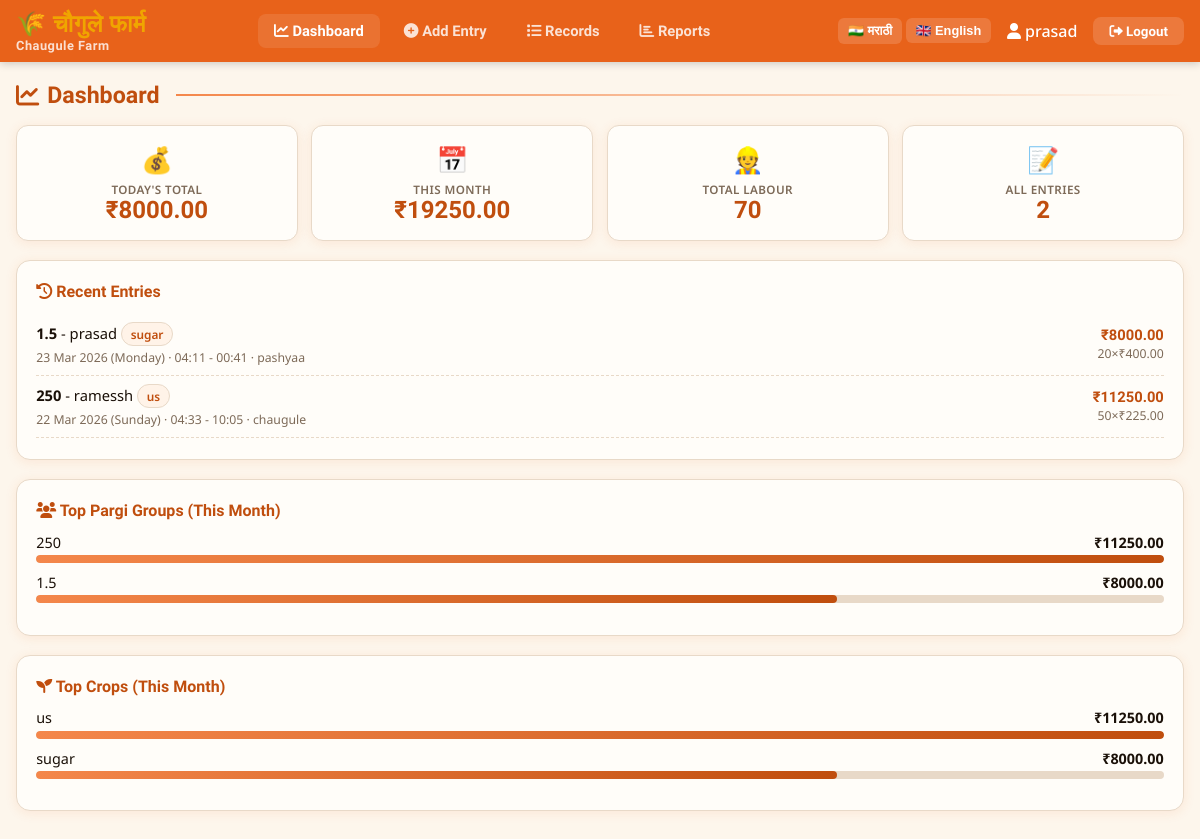
The app's page / (signed in) with its own data.
### labour/models.py (models this page shows, shortened)
class LabourEntry(models.Model):
    user = models.ForeignKey(User, on_delete=models.CASCADE, related_name='labour_entries', null=True, blank=True)
    date = models.DateField(default=timezone.now, verbose_name=_("Date"))
    day = models.CharField(max_length=20, blank=True, editable=False, verbose_name=_("Day"))
    day_marathi = models.CharField(max_length=20, blank=True, editable=False, verbose_name=_("Day in Marathi"))
    in_time = models.TimeField(default=timezone.now, verbose_name=_("In Time"))
    out_time = models.TimeField(null=True, blank=True, verbose_name=_("Out Time"))
    pargi_name = models.CharField(max_length=100, verbose_name=_("Pargi Name"), help_text=_("Name of the labour group/section"))
    labour_name = models.CharField(max_length=100, verbose_name=_("Labour Name"))
    quantity = models.IntegerField(validators=[MinValueValidator(1)], verbose_name=_("Quantity"))
    rupees_per_head = models.DecimalField(max_digits=10, decimal_places=2, validators=[MinValueValidator(0)], verbose_name=_("Rate per Head"))
    total_amount = models.DecimalField(max_digits=10, decimal_places=2, editable=False, verbose_name=_("Total Amount"))
    land_crop_name = models.CharField(max_length=100, blank=True, null=True, verbose_name=_("Land/Crop Name"))
    owner_name = models.CharField(max_length=100, blank=True, null=True, verbose_name=_("Owner Name"))
    notes = models.TextField(blank=True, null=True, verbose_name=_("Notes"))
    created_at = models.DateTimeField(auto_now_add=True)
    updated_at = models.DateTimeField(auto_now=True)
    class Meta:
        ordering = ['-date', '-in_time']
        verbose_name = _("Labour Entry")
        verbose_name_plural = _("Labour Entries")

### labour/views.py (the view)
# urls.py: path('', views.dashboard, name='dashboard'),
@login_required
def dashboard(request):
    user_entries = LabourEntry.objects.filter(user=request.user)
    today = timezone.now().date()
    today_entries = user_entries.filter(date=today)
    today_total = today_entries.aggregate(Sum('total_amount'))['total_amount__sum'] or 0
    first_day_of_month = today.replace(day=1)
    month_entries = user_entries.filter(date__gte=first_day_of_month)
    month_total = month_entries.aggregate(Sum('total_amount'))['total_amount__sum'] or 0
    total_labour = user_entries.aggregate(Sum('quantity'))['quantity__sum'] or 0
    recent_entries = user_entries[:10]
    weekday_colors = {
        0: '#E3F2FD',  # Monday - Light Blue
        1: '#F3E5F5',  # Tuesday - Light Purple
        2: '#E8F5E9',  # Wednesday - Light Green
        3: '#FFF3E0',  # Thursday - Light Orange
        4: '#FFEBEE',  # Friday - Light Red
        5: '#E0F7FA',  # Saturday - Light Cyan
        6: '#FFF9C4'   # Sunday - Light Yellow
    }
    for entry in recent_entries:
        entry.day_color = weekday_colors.get(entry.date.weekday(), '#FFFFFF')
    pargi_summary = {}
    for entry in month_entries:
        pargi = entry.pargi_name or 'इतर'
        pargi_summary[pargi] = pargi_summary.get(pargi, 0) + entry.total_amount
    crop_summary = {}
    for entry in month_entries:
        crop = entry.land_crop_name or 'इतर'
        crop_summary[crop] = crop_summary.get(crop, 0) + entry.total_amount
    context = {
        'today_total': today_total,
        'month_total': month_total,
        'total_labour': total_labour,
        'total_entries': user_entries.count(),
        'recent_entries': recent_entries,
        'pargi_summary': sorted(pargi_summary.items(), key=lambda x: x[1], reverse=True),
        'crop_summary': sorted(crop_summary.items(), key=lambda x: x[1], reverse=True),
        'today': today,
    }
    return render(request, 'labour/dashboard.html', context)

### templates/labour/dashboard.html (shortened to what this page needs)
{% extends 'labour/base.html' %}
{% load i18n %}
{% block content %}
<div class="section-title">
    <i class="fas fa-chart-line"></i> {% trans "Dashboard" %}
</div>
<div class="stats-grid">
    <div class="stat-card">
        <div class="stat-icon">💰</div>
        <div class="stat-label">{% trans "Today's Total" %}</div>
        <div class="stat-value">₹{{ today_total|floatformat:2 }}</div>
    </div>
    <div class="stat-card">
        <div class="stat-icon">📅</div>
        <div class="stat-label">{% trans "This Month" %}</div>
        <div class="stat-value">₹{{ month_total|floatformat:2 }}</div>
    </div>
    <div class="stat-card">
        <div class="stat-icon">👷</div>
        <div class="stat-label">{% trans "Total Labour" %}</div>
        <div class="stat-value">{{ total_labour }}</div>
    </div>
    <div class="stat-card">
        <div class="stat-icon">📝</div>
        <div class="stat-label">{% trans "All Entries" %}</div>
        <div class="stat-value">{{ total_entries }}</div>
    </div>
</div>
<div class="card">
    <div style="font-family: 'Baloo 2', cursive; font-weight: 700; color: var(--saffron-dark); margin-bottom: 0.8rem; font-size: 1rem;">
        <i class="fas fa-history"></i> {% trans "Recent Entries" %}
    </div>
    <div id="recent-entries">
        {% if recent_entries %}
            {% for entry in recent_entries %}
            <div class="report-row">
                <div>
                    <strong>{{ entry.pargi_name }}</strong> - {{ entry.labour_name }}
                    <span class="badge">{{ entry.land_crop_name|default:'–' }}</span>
                    <br>
                    <small style="color: var(--muted);">
                        {{ entry.date|date:"d M Y" }} ({{ entry.day }}) ·
                        {{ entry.in_time|time:"H:i" }}
                        {% if entry.out_time %} - {{ entry.out_time|time:"H:i" }}{% endif %}
                        · {{ entry.owner_name|default:'–' }}
                    </small>
                </div>
                <div style="text-align: right; font-family: 'Baloo 2', cursive; font-weight: 700; color: var(--saffron-dark);">
                    ₹{{ entry.total_amount|floatformat:2 }}<br>
                    <small style="color: var(--muted); font-family: 'Noto Sans', sans-serif; font-weight: 400;">
                        {{ entry.quantity }}×₹{{ entry.rupees_per_head }}
                    </small>
                </div>
            </div>
            {% endfor %}
        {% else %}
            <div class="empty-state">
                <div class="icon">📭</div>
                <p>{% trans "No entries yet. Add your first labour entry!" %}</p>
            </div>
        {% endif %}
    </div>
</div>
<div class="card">
    <div style="font-family: 'Baloo 2', cursive; font-weight: 700; color: var(--saffron-dark); margin-bottom: 0.8rem; font-size: 1rem;">
        <i class="fas fa-users"></i> {% trans "Top Pargi Groups (This Month)" %}
    </div>
    <div id="pargi-summary">
        {% if pargi_summary %}
            {% for pargi, amount in pargi_summary %}
            <div style="margin-bottom: 0.65rem;">
                <div style="display: flex; justify-content: space-between; margin-bottom: 0.2rem; font-size: 0.9rem;">
                    <span>{{ pargi }}</span>
                    <strong>₹{{ amount|floatformat:2 }}</strong>
                </div>
                <div style="background: var(--border); border-radius: 20px; height: 8px; overflow: hidden;">
                    <div style="height: 100%; width: {% widthratio amount pargi_summary.0.1 100 %}%; background: linear-gradient(90deg, var(--saffron-light), var(--saffron-dark)); border-radius: 20px;"></div>
                </div>
            </div>
            {% endfor %}
        {% else %}
            <div class="empty-state" style="padding: 1rem;">
                <p>{% trans "No pargi data for this month." %}</p>
            </div>
        {% endif %}
    </div>
</div>
<div class="card">
    <div style="font-family: 'Baloo 2', cursive; font-weight: 700; color: var(--saffron-dark); margin-bottom: 0.8rem; font-size: 1rem;">
        <i class="fas fa-seedling"></i> {% trans "Top Crops (This Month)" %}
    </div>
    <div id="crop-summary">
        {% if crop_summary %}
            {% for crop, amount in crop_summary %}
            <div style="margin-bottom: 0.65rem;">
                <div style="display: flex; justify-content: space-between; margin-bottom: 0.2rem; font-size: 0.9rem;">
                    <span>{{ crop }}</span>
                    <strong>₹{{ amount|floatformat:2 }}</strong>
                </div>
                <div style="background: var(--border); border-radius: 20px; height: 8px; overflow: hidden;">
                    <div style="height: 100%; width: {% widthratio amount crop_summary.0.1 100 %}%; background: linear-gradient(90deg, var(--saffron-light), var(--saffron-dark)); border-radius: 20px;"></div>
                </div>
            </div>
            {% endfor %}
        {% else %}
            <div class="empty-state" style="padding: 1rem;">
                <p>{% trans "No crop data for this month." %}</p>
            </div>
        {% endif %}
    </div>
</div>
{% endblock %}

### templates/labour/base.html (shortened to what this page needs)
{% load i18n %}
<!DOCTYPE html>
<html lang="{% trans 'en' %}">
<head>
    <link rel="stylesheet" href="https://cdnjs.cloudflare.com/ajax/libs/font-awesome/6.0.0/css/all.min.css">
</head>
<body>
    {% if user.is_authenticated %}
    <nav>
        <div class="nav-brand">
            🌾 <span>चौगुले फार्म</span><br>
            <small>Chaugule Farm</small>
        </div>
        <div class="nav-links">
            <a href="{% url 'dashboard' %}" class="{% if request.resolver_match.url_name == 'dashboard' %}active{% endif %}">
                <i class="fas fa-chart-line"></i> {% trans "Dashboard" %}
            </a>
            <a href="{% url 'add_entry' %}" class="{% if request.resolver_match.url_name == 'add_entry' %}active{% endif %}">
                <i class="fas fa-plus-circle"></i> {% trans "Add Entry" %}
            </a>
            <a href="{% url 'list_entries' %}" class="{% if request.resolver_match.url_name == 'list_entries' %}active{% endif %}">
                <i class="fas fa-list"></i> {% trans "Records" %}
            </a>
            <a href="{% url 'reports' %}" class="{% if request.resolver_match.url_name == 'reports' %}active{% endif %}">
                <i class="fas fa-chart-bar"></i> {% trans "Reports" %}
            </a>
        </div>
        <div class="user-menu">
<div class="lang-switcher">
    <form method="post" action="{% url 'set_language' %}" style="display: inline;">
        <button type="submit" name="language" value="mr" class="lang-btn">🇮🇳 मराठी</button>
        <button type="submit" name="language" value="en" class="lang-btn">🇬🇧 English</button>
    </form>
</div>
            <span class="user-name"><i class="fas fa-user"></i> {{ user.username }}</span>
            <form method="post" action="{% url 'logout' %}" style="display: inline;">
                <button type="submit" class="logout-btn"><i class="fas fa-sign-out-alt"></i> {% trans "Logout" %}</button>
            </form>
        </div>
    </nav>
    {% endif %}
    <div class="main-container">
        {% block content %}
        {% endblock %}
    </div>
</body>
</html>

### templates/labour/base.html (style rules this page uses)
:root { --saffron: #E8621A; --saffron-light: #F4874B; --saffron-dark: #C04E0E; --earth: #7A3B1E; --gold: #F0A500; --cream: #FDF6EC; --green: #2E7D32; --green-light: #4CAF50; --red: #C62828; --ink: #1A1008; --muted: #7D6A58; --border: #E8D9C8; --white: #FFFFFF; --card-bg: #FFFDF9; --shadow: 0 2px 12px rgba(232,98,26,0.10); --shadow-lg: 0 8px 32px rgba(232,98,26,0.15); }
* { box-sizing: border-box; margin: 0; padding: 0; }
body { font-family: 'Noto Sans', sans-serif; background: var(--cream); color: var(--ink); min-height: 100vh; }
nav { background: var(--saffron); padding: 0 1rem; display: flex; align-items: center; justify-content: space-between; box-shadow: 0 2px 8px rgba(0,0,0,0.18); position: sticky; top: 0; z-index: 100; flex-wrap: wrap; }
.nav-brand { font-family: 'Baloo 2', cursive; font-size: 1.5rem; font-weight: 800; color: var(--white); padding: 0.6rem 0; letter-spacing: 0.5px; }
.nav-brand span { color: var(--gold); }
.nav-brand small { font-size: 0.8rem; display: block; color: rgba(255,255,255,0.8); }
.nav-links { display: flex; gap: 0.5rem; align-items: center; flex-wrap: wrap; }
.nav-links a { color: rgba(255,255,255,0.82); text-decoration: none; font-family: 'Baloo 2', cursive; font-weight: 600; font-size: 0.92rem; padding: 0.5rem 1rem; transition: all 0.2s; border-radius: 8px; }
.nav-links a:hover, .nav-links a.active { color: var(--white); background: rgba(255,255,255,0.10); }
.user-menu { display: flex; align-items: center; gap: 1rem; flex-wrap: wrap; }
.user-name { color: var(--white); font-weight: 500; }
.lang-switcher { display: flex; gap: 0.3rem; }
.lang-btn { background: rgba(255,255,255,0.15); color: var(--white); border: none; padding: 0.3rem 0.6rem; border-radius: 6px; cursor: pointer; font-size: 0.8rem; font-weight: 600; transition: background 0.2s; }
.logout-btn { background: rgba(255,255,255,0.15); color: var(--white); border: none; padding: 0.4rem 1rem; border-radius: 8px; cursor: pointer; font-family: 'Baloo 2', cursive; font-weight: 600; transition: background 0.2s; }
.main-container { max-width: 1400px; margin: 0 auto; padding: 1.2rem 1rem 3rem; }
.card { background: var(--card-bg); border: 1.5px solid var(--border); border-radius: 14px; padding: 1.3rem 1.2rem; box-shadow: var(--shadow); margin-bottom: 1.2rem; }
.section-title { font-family: 'Baloo 2', cursive; font-size: 1.45rem; font-weight: 800; color: var(--saffron-dark); margin-bottom: 1rem; display: flex; align-items: center; gap: 0.5rem; }
.section-title::after { content: ''; flex: 1; height: 2px; background: linear-gradient(90deg, var(--saffron-light), transparent); margin-left: 0.5rem; }
.stats-grid { display: grid; grid-template-columns: repeat(auto-fit, minmax(200px, 1fr)); gap: 0.85rem; margin-bottom: 1.2rem; }
.stat-card { background: var(--card-bg); border: 1.5px solid var(--border); border-radius: 12px; padding: 1rem; text-align: center; box-shadow: var(--shadow); }
.stat-card .stat-icon { font-size: 1.6rem; margin-bottom: 0.3rem; }
.stat-card .stat-label { font-size: 0.73rem; color: var(--muted); font-weight: 600; letter-spacing: 0.4px; text-transform: uppercase; }
.stat-card .stat-value { font-family: 'Baloo 2', cursive; font-size: 1.5rem; font-weight: 800; color: var(--saffron-dark); line-height: 1.1; }
.badge { display: inline-block; padding: 0.18rem 0.55rem; border-radius: 20px; font-size: 0.74rem; font-weight: 600; background: #FFF3E8; color: var(--saffron-dark); border: 1px solid var(--border); }
.report-row { display: flex; justify-content: space-between; align-items: center; padding: 0.55rem 0; border-bottom: 1px dashed var(--border); font-size: 0.92rem; }

### records on screen
LabourEntry: pargi_name "1.5", labour_name "prasad", land_crop_name "sugar", date "23 Mar 2026", day "Monday", in_time "04:11", out_time "00:41", owner_name "pashyaa", total_amount "8000.00", quantity "20", rupees_per_head "400.00", pargi_summary "1.5", crop_summary "sugar"
LabourEntry: pargi_name "250", labour_name "ramessh", land_crop_name "us", date "22 Mar 2026", day "Sunday", in_time "04:33", out_time "10:05", owner_name "chaugule", total_amount "11250.00", quantity "50", rupees_per_head "225.00", pargi_summary "250", crop_summary "us"

### other values on screen
{{ user.username }} "prasad"
{{ today_total|floatformat:2 }} "8000.00"
{{ month_total|floatformat:2 }} "19250.00"
{{ total_labour }} "70"
{{ total_entries }} "2"
{{ amount|floatformat:2 }} "11250.00" "8000.00"
